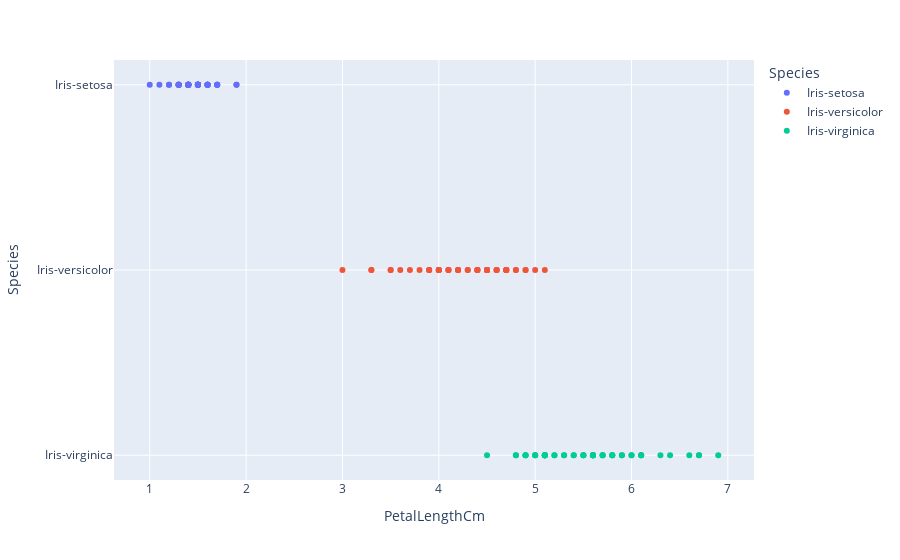

Here is the notebook cell this chart was saved with:
### Code cell
fig = px.scatter(df,x="PetalLengthCm",y="Species",color="Species")
fig.show()

### Figure 1 — Plotly figure (JSON) as saved in the notebook; plotly's stock layout.template omitted (floating-point values rounded to 4 significant figures)
{"data": [{"hovertemplate": "Species=%{y}<br>PetalLengthCm=%{x}<extra></extra>", "legendgroup": "Iris-setosa", "marker": {"color": "#636efa", "symbol": "circle"}, "mode": "markers", "name": "Iris-setosa", "orientation": "h", "showlegend": true, "type": "scatter", "x": [1.4, 1.4, 1.3, 1.5, 1.4, 1.7, 1.4, 1.5, 1.4, 1.5, 1.5, 1.6, 1.4, 1.1, 1.2, 1.5, 1.3, 1.4, 1.7, 1.5, 1.7, 1.5, 1, 1.7, 1.9, 1.6, 1.6, 1.5, 1.4, 1.6, 1.6, 1.5, 1.5, 1.4, 1.5, 1.2, 1.3, 1.5, 1.3, 1.5, 1.3, 1.3, 1.3, 1.6, 1.9, 1.4, 1.6, 1.4, 1.5, 1.4], "xaxis": "x", "y": ["Iris-setosa", "Iris-setosa", "Iris-setosa", "Iris-setosa", "Iris-setosa", "Iris-setosa", "Iris-setosa", "Iris-setosa", "Iris-setosa", "Iris-setosa", "Iris-setosa", "Iris-setosa", "Iris-setosa", "Iris-setosa", "Iris-setosa", "Iris-setosa", "Iris-setosa", "Iris-setosa", "Iris-setosa", "Iris-setosa", "Iris-setosa", "Iris-setosa", "Iris-setosa", "Iris-setosa", "Iris-setosa", "Iris-setosa", "Iris-setosa", "Iris-setosa", "Iris-setosa", "Iris-setosa", "Iris-setosa", "Iris-setosa", "Iris-setosa", "Iris-setosa", "Iris-setosa", "Iris-setosa", "Iris-setosa", "Iris-setosa", "Iris-setosa", "Iris-setosa", "Iris-setosa", "Iris-setosa", "Iris-setosa", "Iris-setosa", "Iris-setosa", "Iris-setosa", "Iris-setosa", "Iris-setosa", "Iris-setosa", "Iris-setosa"], "yaxis": "y"}, {"hovertemplate": "Species=%{y}<br>PetalLengthCm=%{x}<extra></extra>", "legendgroup": "Iris-versicolor", "marker": {"color": "#EF553B", "symbol": "circle"}, "mode": "markers", "name": "Iris-versicolor", "orientation": "h", "showlegend": true, "type": "scatter", "x": [4.7, 4.5, 4.9, 4, 4.6, 4.5, 4.7, 3.3, 4.6, 3.9, 3.5, 4.2, 4, 4.7, 3.6, 4.4, 4.5, 4.1, 4.5, 3.9, 4.8, 4, 4.9, 4.7, 4.3, 4.4, 4.8, 5, 4.5, 3.5, 3.8, 3.7, 3.9, 5.1, 4.5, 4.5, 4.7, 4.4, 4.1, 4, 4.4, 4.6, 4, 3.3, 4.2, 4.2, 4.2, 4.3, 3, 4.1], "xaxis": "x", "y": ["Iris-versicolor", "Iris-versicolor", "Iris-versicolor", "Iris-versicolor", "Iris-versicolor", "Iris-versicolor", "Iris-versicolor", "Iris-versicolor", "Iris-versicolor", "Iris-versicolor", "Iris-versicolor", "Iris-versicolor", "Iris-versicolor", "Iris-versicolor", "Iris-versicolor", "Iris-versicolor", "Iris-versicolor", "Iris-versicolor", "Iris-versicolor", "Iris-versicolor", "Iris-versicolor", "Iris-versicolor", "Iris-versicolor", "Iris-versicolor", "Iris-versicolor", "Iris-versicolor", "Iris-versicolor", "Iris-versicolor", "Iris-versicolor", "Iris-versicolor", "Iris-versicolor", "Iris-versicolor", "Iris-versicolor", "Iris-versicolor", "Iris-versicolor", "Iris-versicolor", "Iris-versicolor", "Iris-versicolor", "Iris-versicolor", "Iris-versicolor", "Iris-versicolor", "Iris-versicolor", "Iris-versicolor", "Iris-versicolor", "Iris-versicolor", "Iris-versicolor", "Iris-versicolor", "Iris-versicolor", "Iris-versicolor", "Iris-versicolor"], "yaxis": "y"}, {"hovertemplate": "Species=%{y}<br>PetalLengthCm=%{x}<extra></extra>", "legendgroup": "Iris-virginica", "marker": {"color": "#00cc96", "symbol": "circle"}, "mode": "markers", "name": "Iris-virginica", "orientation": "h", "showlegend": true, "type": "scatter", "x": [6, 5.1, 5.9, 5.6, 5.8, 6.6, 4.5, 6.3, 5.8, 6.1, 5.1, 5.3, 5.5, 5, 5.1, 5.3, 5.5, 6.7, 6.9, 5, 5.7, 4.9, 6.7, 4.9, 5.7, 6, 4.8, 4.9, 5.6, 5.8, 6.1, 6.4, 5.6, 5.1, 5.6, 6.1, 5.6, 5.5, 4.8, 5.4, 5.6, 5.1, 5.1, 5.9, 5.7, 5.2, 5, 5.2, 5.4, 5.1], "xaxis": "x", "y": ["Iris-virginica", "Iris-virginica", "Iris-virginica", "Iris-virginica", "Iris-virginica", "Iris-virginica", "Iris-virginica", "Iris-virginica", "Iris-virginica", "Iris-virginica", "Iris-virginica", "Iris-virginica", "Iris-virginica", "Iris-virginica", "Iris-virginica", "Iris-virginica", "Iris-virginica", "Iris-virginica", "Iris-virginica", "Iris-virginica", "Iris-virginica", "Iris-virginica", "Iris-virginica", "Iris-virginica", "Iris-virginica", "Iris-virginica", "Iris-virginica", "Iris-virginica", "Iris-virginica", "Iris-virginica", "Iris-virginica", "Iris-virginica", "Iris-virginica", "Iris-virginica", "Iris-virginica", "Iris-virginica", "Iris-virginica", "Iris-virginica", "Iris-virginica", "Iris-virginica", "Iris-virginica", "Iris-virginica", "Iris-virginica", "Iris-virginica", "Iris-virginica", "Iris-virginica", "Iris-virginica", "Iris-virginica", "Iris-virginica", "Iris-virginica"], "yaxis": "y"}], "layout": {"legend": {"title": {"text": "Species"}, "tracegroupgap": 0}, "margin": {"t": 60}, "xaxis": {"anchor": "y", "domain": [0, 1], "title": {"text": "PetalLengthCm"}}, "yaxis": {"anchor": "x", "categoryarray": ["Iris-virginica", "Iris-versicolor", "Iris-setosa"], "categoryorder": "array", "domain": [0, 1], "title": {"text": "Species"}}}}
